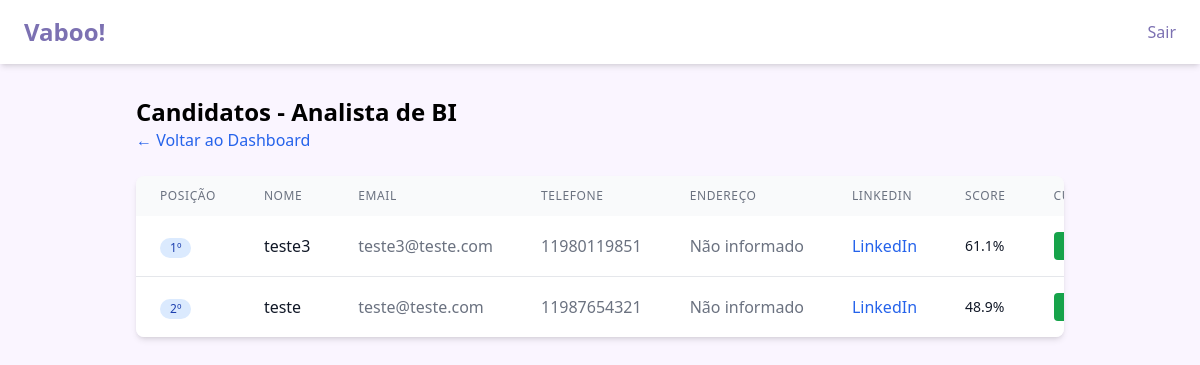
Page /candidatos_vaga/3 (signed in) on the committed database.
### tables this page shows
CREATE TABLE vagas (
            id INTEGER PRIMARY KEY AUTOINCREMENT,
            empresa_id INTEGER NOT NULL,
            titulo TEXT NOT NULL,
            descricao TEXT NOT NULL,
            requisitos TEXT NOT NULL,
            salario_oferecido REAL NOT NULL,
            data_criacao DATETIME DEFAULT CURRENT_TIMESTAMP, tipo_vaga TEXT DEFAULT "Presencial", endereco_vaga TEXT, status TEXT DEFAULT "Ativa", candidato_selecionado_id INTEGER, diferenciais TEXT,
            FOREIGN KEY (empresa_id) REFERENCES empresas (id)
        );

CREATE TABLE candidaturas (
            id INTEGER PRIMARY KEY AUTOINCREMENT,
            candidato_id INTEGER NOT NULL,
            vaga_id INTEGER NOT NULL,
            score REAL NOT NULL,
            posicao INTEGER,
            data_candidatura DATETIME DEFAULT CURRENT_TIMESTAMP,
            FOREIGN KEY (candidato_id) REFERENCES candidatos (id),
            FOREIGN KEY (vaga_id) REFERENCES vagas (id)
        );

CREATE TABLE candidatos (
            id INTEGER PRIMARY KEY AUTOINCREMENT,
            nome TEXT NOT NULL,
            email TEXT NOT NULL,
            senha_hash TEXT NOT NULL,
            telefone TEXT,
            linkedin TEXT,
            pretensao_salarial REAL,
            texto_curriculo TEXT,
            experiencia TEXT,
            competencias TEXT,
            resumo_profissional TEXT
        , caminho_curriculo TEXT, endereco_completo TEXT);

### avaliador/main.py (the view)
@app.route('/candidatos_vaga/<int:vaga_id>')
def candidatos_vaga(vaga_id):
    if 'empresa_id' not in session:
        return redirect(url_for('login_empresa'))
    conn = sqlite3.connect('recrutamento.db')
    cursor = conn.cursor()
    cursor.execute('''
        SELECT c.nome, c.email, c.telefone, c.linkedin, ca.score, ca.posicao
        FROM candidaturas ca
        JOIN candidatos c ON ca.candidato_id = c.id
        WHERE ca.vaga_id = ?
        ORDER BY ca.score DESC
    ''', (vaga_id,))
    candidatos = cursor.fetchall()
    cursor.execute('SELECT titulo FROM vagas WHERE id = ?', (vaga_id,))
    vaga = cursor.fetchone()
    conn.close()
    return render_template('candidatos_vaga.html', candidatos=candidatos, vaga_titulo=vaga[0] if vaga else '')

### templates/candidatos_vaga.html (shortened to what this page needs)
{% extends "base.html" %}
{% block content %}
<div class="max-w-full mx-auto px-4 sm:px-6 lg:px-8">
    <div class="mb-6">
        <h2 class="text-2xl font-bold">Candidatos - {{ vaga_titulo }}</h2>
        <a href="{{ url_for('dashboard_empresa') }}" class="text-blue-600 hover:text-blue-800">
            ← Voltar ao Dashboard
        </a>
    </div>
    {% if candidatos %}
        <div class="bg-white rounded-lg shadow-md overflow-x-auto">
            <table class="min-w-full table-auto">
                <thead class="bg-gray-50">
                    <tr>
                        <th class="px-6 py-3 text-left text-xs font-medium text-gray-500 uppercase tracking-wider">Posição</th>
                        <th class="px-6 py-3 text-left text-xs font-medium text-gray-500 uppercase tracking-wider">Nome</th>
                        <th class="px-6 py-3 text-left text-xs font-medium text-gray-500 uppercase tracking-wider">Email</th>
                        <th class="px-6 py-3 text-left text-xs font-medium text-gray-500 uppercase tracking-wider">Telefone</th>
                        <th class="px-6 py-3 text-left text-xs font-medium text-gray-500 uppercase tracking-wider">Endereço</th>
                        <th class="px-6 py-3 text-left text-xs font-medium text-gray-500 uppercase tracking-wider">LinkedIn</th>
                        <th class="px-6 py-3 text-left text-xs font-medium text-gray-500 uppercase tracking-wider">Score</th>
                        <th class="px-6 py-3 text-left text-xs font-medium text-gray-500 uppercase tracking-wider">Currículo</th>
                    </tr>
                </thead>
                <tbody class="bg-white divide-y divide-gray-200">
                    {% for candidato in candidatos %}
                        <tr>
                            <td class="px-6 py-4 whitespace-nowrap">
                                <span class="inline-flex items-center px-2.5 py-0.5 rounded-full text-xs font-medium bg-blue-100 text-blue-800">
                                    {{ candidato[5] }}º
                                </span>
                            </td>
                            <td class="px-6 py-4 whitespace-nowrap font-medium text-gray-900">
                                {{ candidato[0] }}
                            </td>
                            <td class="px-6 py-4 whitespace-nowrap text-gray-500">
                                {{ candidato[1] }}
                            </td>
                            <td class="px-6 py-4 whitespace-nowrap text-gray-500">
                                {{ candidato[2] }}
                            </td>
                            <td class="px-6 py-4 whitespace-nowrap text-gray-500">{{ candidato[7] if candidato[7] and candidato[7].strip() else 'Não informado' }}</td>
                            <td class="px-6 py-4 whitespace-nowrap">
                                {% if candidato[3] %}
                                    <a href="{{ candidato[3] }}" target="_blank" class="text-blue-600 hover:text-blue-800">
                                        LinkedIn
                                    </a>
                                {% endif %}
                            </td>
                            <td class="px-6 py-4 whitespace-nowrap">
                                <div class="text-sm text-gray-900">{{ "%.1f"|format(candidato[4]) }}%</div>
                            </td>
                            <td class="px-6 py-4 whitespace-nowrap">
                                <a href="{{ url_for('baixar_curriculo', candidato_id=candidato[6]) }}"
                                   class="bg-green-600 text-white px-3 py-1 rounded text-sm hover:bg-green-700 inline-flex items-center gap-1">
                                </a>
                            </td>
                        </tr>
                    {% endfor %}
                </tbody>
            </table>
        </div>
    {% else %}
        <div class="text-center py-8">
            <p class="text-gray-600">Nenhum candidato se candidatou para esta vaga ainda.</p>
        </div>
    {% endif %}
</div>
{% endblock %}

### templates/base.html (shortened to what this page needs)
<!DOCTYPE html>
<html lang="pt-BR">
<head>
    <script src="https://cdn.tailwindcss.com"></script>
</head>
<body class="bg-purple-50 min-h-screen">
    <div class="flex justify-between items-center px-6 py-4 bg-white shadow-md">
        <a href="{{ url_for('index') }}" class="text-2xl font-bold text-[#7C71B2] hover:text-purple-600">
            Vaboo!
        </a>
        {% if session.tipo_usuario %}
            <a href="{{ url_for('logout') }}" class="text-[#7C71B2] hover:text-purple-600">Sair</a>
        {% else %}
            <div class="flex gap-6">
                <a href="{{ url_for('index') }}" class="text-[#7C71B2] hover:text-purple-600">Home</a>
            </div>
        {% endif %}
    </div>
    <main class="container mx-auto mt-8 px-4">
        {% block content %}{% endblock %}
    </main>
</body>
</html>

### rows in the picture
vagas: titulo "Analista de BI"
candidaturas: posicao "1", nome "teste3", email "teste3@teste.com", telefone "11980119851", candidato "Não informado", score "61.1"
candidaturas: posicao "2", nome "teste", email "teste@teste.com", telefone "11987654321", candidato "Não informado", score "48.9"
